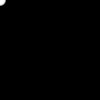
Frame 1 (no input)
Frame 60 (the mouse pressed at the canvas centre just before this capture): identical to frame 1, image omitted
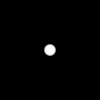
Frame 120 (the mouse held since frame 60 and released just before this capture)

The Processing sketch that drew these frames (run headless with seeded random() and noise(); from frame 60 on, the mouse is pressed at the canvas centre):

// Processing sketch: day17_3
// ── day17_3.pde
int num = 25;
int[] x = new int[num];
int[] y = new int[num];
void setup(){
  size(100,100);
  noStroke();
  fill(255, 102); }
void draw(){
  background(0);
  for(int i = num-1; i > 0; i--){
    x[i] = x[i-1];
    y[i] = y[i-1]; //read from btm of list
  }
    x[0] = mouseX;
    y[0] = mouseY;//add value @ top of list
  
    for(int i = 0; i<num; i++){
      ellipse(x[i],y[i],i/2,i/2);
    }
}
